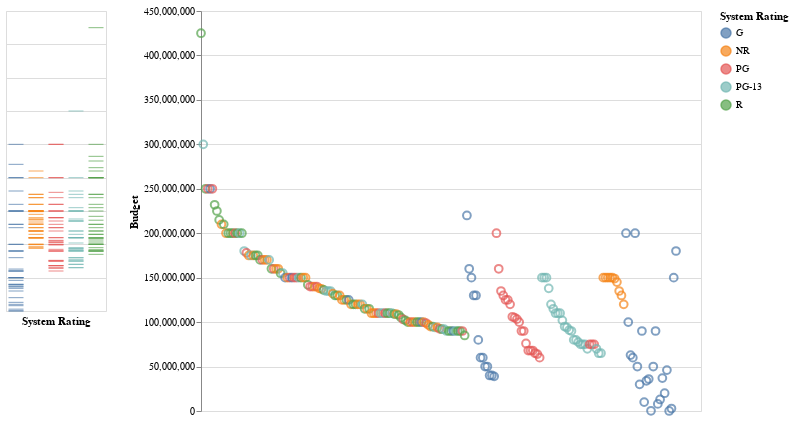

Notebook source saved alongside this figure:
### Markdown cell above
This is the blueprint for creating the fivth visualization Budget of Movies, Altair will be used to create this graph.

__Blueprint:__
   - The format of the dataframe needed for this graph is the same as the previous datarame that was created.
   
   - The style of this graph is the Dot Dash Plot which is found in Altairs Gallery. It is a scatter plot with a x-axis and a y-axis. The y-axis shows the Budget of each movie and the x-axis is not visible. The Dot Dash plots are scatter plot with trick marks protraying the minute seperation of the amount of items in each category within the selection. To create a selection create a box by dragging the mouse. When the mouse hovers over the pionts it projects the name, system rating and the budget of the movie.

### Code cell
brush= alt.selection(type='interval')# creates selective box
base = alt.Chart(dataframe2).add_selection(brush)

# scatter plot
pionts1=base.mark_point(size=60).encode(
       x=alt.X('Range',title='',axis=None),# y-axis
       y = alt.Y('Budget:Q',title='Budget'),# x-axis
       # interactive shows name,system rating and revenue of movies selected
       tooltip=['Name','System Rating','Revenue of Movie'],
       # color of selective box
       color=alt.condition(brush,'System Rating',alt.value('grey'))).properties(height=400,width=500)

tick_axis=alt.Axis(labels=False,domain=False,ticks=False)# cretes dot dash plot

# dot dash plot
y_ticks=base.mark_tick().encode(
    alt.X('System Rating',axis=tick_axis),# x-axis
    alt.Y('Budget',axis=tick_axis,title=''),# y-axis
    # interactive shows name, system rating and revenue of movies selected
    tooltip = ['Name','System Rating','Revenue of Movie'],
    # color of selective box
    color=alt.condition(brush,'System Rating',alt.value('lightgrey')))
y_ticks|pionts1# the two graphs combined

### Figure 1 — Vega-Lite specification as saved in the notebook (floating-point values rounded to 4 significant figures; data arrays with more than 128 entries replaced by an {"elided": "..."} marker saying what was removed)
{"config": {"view": {"continuousWidth": 400, "continuousHeight": 300}}, "hconcat": [{"mark": "tick", "encoding": {"color": {"condition": {"type": "nominal", "field": "System Rating", "selection": "selector003"}, "value": "lightgrey"}, "tooltip": [{"type": "nominal", "field": "Name"}, {"type": "nominal", "field": "System Rating"}, {"type": "nominal", "field": "Revenue of Movie"}], "x": {"type": "nominal", "axis": {"domain": false, "labels": false, "ticks": false}, "field": "System Rating"}, "y": {"type": "quantitative", "axis": {"domain": false, "labels": false, "ticks": false}, "field": "Budget", "title": ""}}, "selection": {"selector003": {"type": "interval"}}}, {"mark": {"type": "point", "size": 60}, "encoding": {"color": {"condition": {"type": "nominal", "field": "System Rating", "selection": "selector003"}, "value": "grey"}, "tooltip": [{"type": "nominal", "field": "Name"}, {"type": "nominal", "field": "System Rating"}, {"type": "nominal", "field": "Revenue of Movie"}], "x": {"type": "quantitative", "axis": null, "field": "Range", "title": ""}, "y": {"type": "quantitative", "field": "Budget", "title": "Budget"}}, "height": 400, "selection": {"selector003": {"type": "interval"}}, "width": 500}], "data": {"name": "data-7eb17578fafdfd29831e4fa285df7e7b"}, "$schema": "https://vega.github.io/schema/vega-lite/v4.8.1.json", "datasets": {"data-7eb17578fafdfd29831e4fa285df7e7b": {"elided": "210 records"}}}
